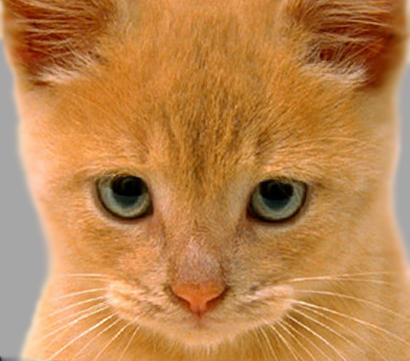
%> input picture images/cat.bmp, 410 x 361 px
$ octave hybrid_apoorva.m   (GNU Octave 9; MATLAB toolbox functions it lacks are replaced by stand-ins)
%> lines starting %> are read from the running program, lines starting %| are printed output that depends on the picture
clc; clear; close all;

image1 = im2single(imread('images\cat.bmp'));
image2 = im2single(imread('images\dog.bmp'));
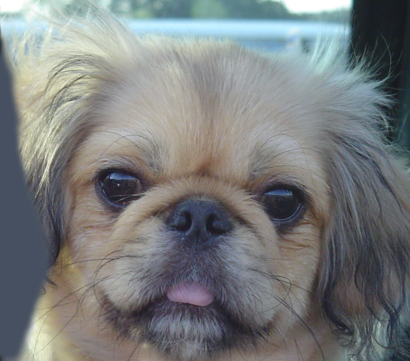
%> input picture images/dog.bmp, 410 x 361 px

image3 = im2single(imread('images\img1.JPG'));
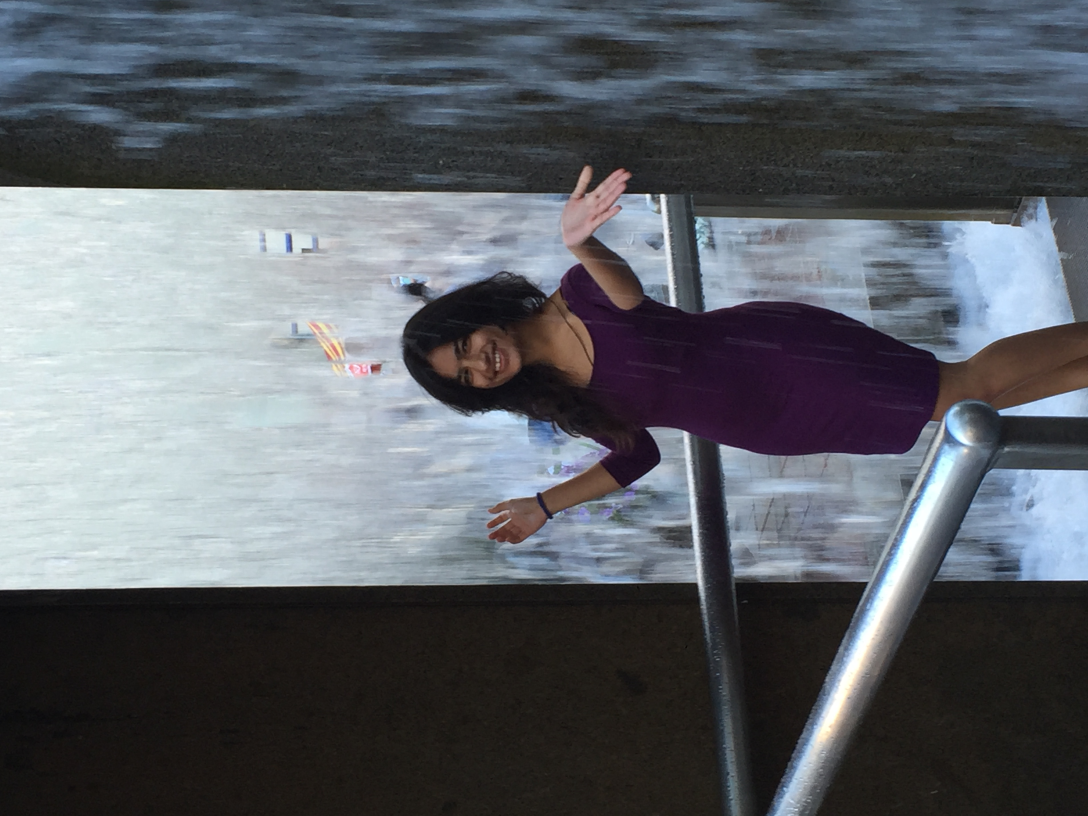
%> input picture images/img1.JPG, 3264 x 2448 px (shown at 1/3 size)
image4 = im2single(imread('images\img2.JPG'));
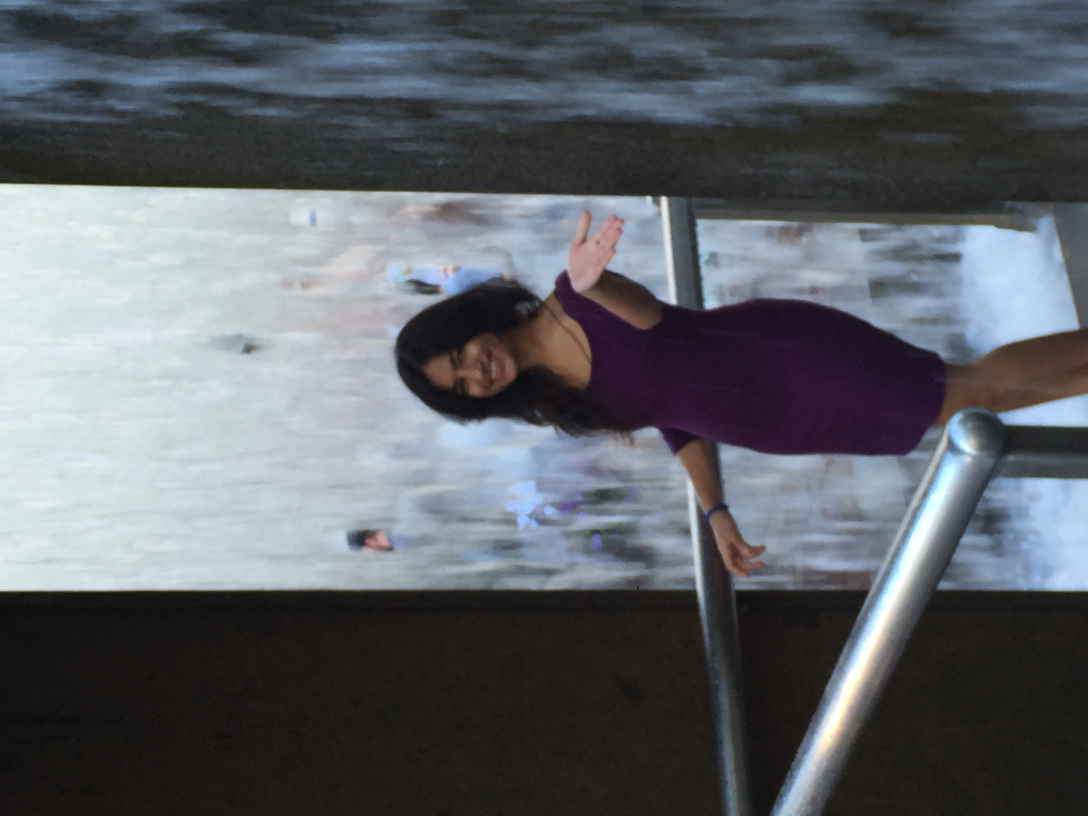
%> input picture images/img2.JPG, 3264 x 2448 px (shown at 1/3 size)

%Transform the image to have head coincide
%> (the run ends here)
